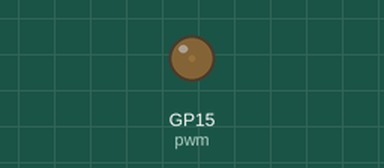
A program run on a simulated Raspberry Pi Pico running MicroPython. Shown: output pins drawn as LEDs (lit = HIGH).

Above: at 0.05 s.
At 0.95 s:
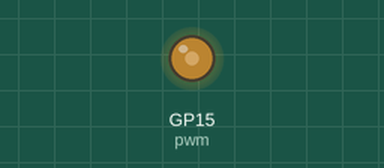
At 1.75 s:
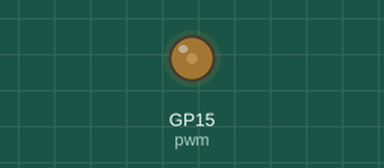
Timing chart, 0 to 5.2 s (numbered marks = the images above):
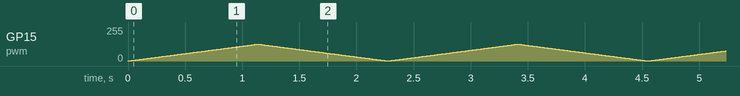

The program:

pwn_test_led.py
```python
from machine import Pin, PWM
from time import sleep

pwm = PWM(Pin(15))

pwm.freq(1000)

while True:
    for duty in range(32512):
        pwm.duty_u16(duty)
        sleep(0.000001)
    for duty in range(32512, 0, -1):
        pwm.duty_u16(duty)
        sleep(0.000001)
```
